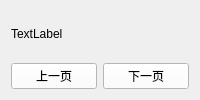
                     <widget class="QWidget" name="tab_2">
                      <attribute name="title">
                       <string>实验任务</string>
                      </attribute>
                      <layout class="QVBoxLayout" name="verticalLayout_5">
                       <item>
                        <widget class="QLabel" name="tasks_img">
                         <property name="sizePolicy">
                          <sizepolicy hsizetype="Preferred" vsizetype="Preferred">
                           <horstretch>0</horstretch>
                           <verstretch>9</verstretch>
                          </sizepolicy>
                         </property>
                         <property name="text">
                          <string>TextLabel</string>
                         </property>
                        </widget>
                       </item>
                       <item>
                        <layout class="QHBoxLayout" name="horizontalLayout_19">
                         <item>
                          <widget class="QPushButton" name="pre_tasks_page">
                           <property name="sizePolicy">
                            <sizepolicy hsizetype="Preferred" vsizetype="Preferred">
                             <horstretch>0</horstretch>
                             <verstretch>1</verstretch>
                            </sizepolicy>
                           </property>
                           <property name="styleSheet">
                            <string notr="true">background-color: rgb(255, 255, 255);</string>
                           </property>
                           <property name="text">
                            <string>上一页</string>
                           </property>
                          </widget>
                         </item>
                         <item>
                          <widget class="QPushButton" name="next_tasks_page">
                           <property name="sizePolicy">
                            <sizepolicy hsizetype="Preferred" vsizetype="Preferred">
                             <horstretch>0</horstretch>
                             <verstretch>1</verstretch>
                            </sizepolicy>
                           </property>
                           <property name="styleSheet">
                            <string notr="true">background-color: rgb(255, 255, 255);</string>
                           </property>
                           <property name="text">
                            <string>下一页</string>
                           </property>
                          </widget>
                         </item>
                        </layout>
                       </item>
                      </layout>
                     </widget>
